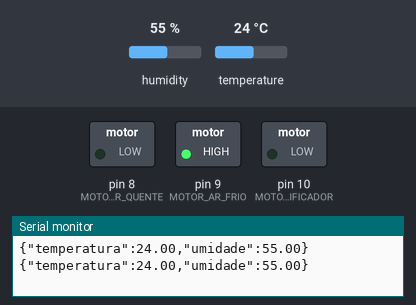
Simulated run of this sketch. Board: Arduino Uno, built with avr-gcc and run on an emulated ATmega328P. On the bench: switched loads named in the sketch (green lamp = pin HIGH), the last lines printed to the serial monitor. The test bench sets the inputs (shaded band); at power-on: humidity 55 %, temperature 24 °C.

Above: at 2.8 s.
2.9 s: humidity set to 42 %
5.6 s: humidity set to 38 %
At 6.6 s:
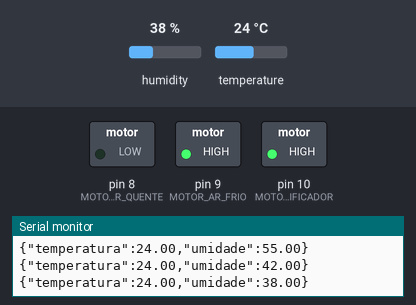
8.3 s: temperature set to 22 °C
At 11.3 s:
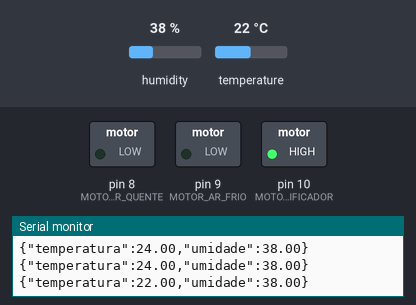
11.6 s: temperature set to 12 °C
14.3 s: temperature set to 9 °C
At 17.4 s:
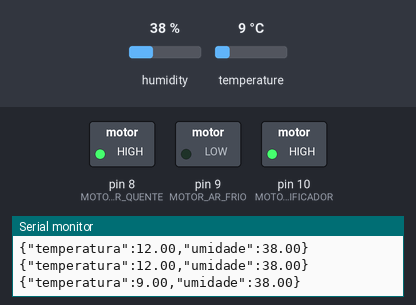
17.7 s: humidity set to 40 %
At 18.7 s:
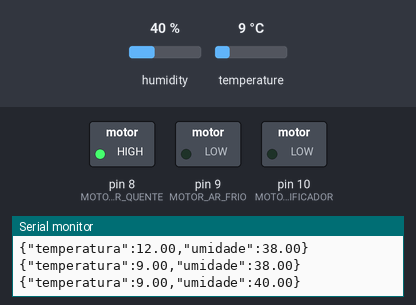
Timing chart, 0 to 20.7 s (numbered marks = the images above; inputs shaded):
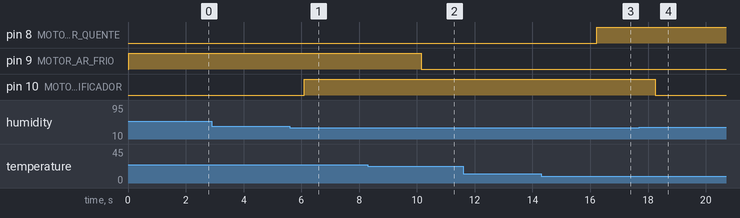

The sketch:

arduino.ino
```cpp
#include <DHT.h>

#define DHTPIN 2
#define DHTTYPE DHT11

#define MOTOR_AR_QUENTE 8
#define MOTOR_AR_FRIO 9
#define MOTOR_UMIDIFICADOR 10

DHT dht(DHTPIN, DHTTYPE);

void setup() {
  Serial.begin(9600);
  dht.begin();

  pinMode(MOTOR_AR_QUENTE, OUTPUT);
  pinMode(MOTOR_AR_FRIO, OUTPUT);
  pinMode(MOTOR_UMIDIFICADOR, OUTPUT);

  digitalWrite(MOTOR_AR_QUENTE, LOW);
  digitalWrite(MOTOR_AR_FRIO, LOW);
  digitalWrite(MOTOR_UMIDIFICADOR, LOW);
}

void loop() {
  float temperatura = dht.readTemperature();
  float umidade = dht.readHumidity();

  if (isnan(temperatura) || isnan(umidade)) {
    Serial.println("{\"error\":\"Erro ao ler o sensor DHT11\"}");
    delay(2000);
    return;
  }

  // === Envia dados em JSON para o Node.js ===
  Serial.print("{\"temperatura\":");
  Serial.print(temperatura);
  Serial.print(",\"umidade\":");
  Serial.print(umidade);
  Serial.println("}");

  // === Controle automático dos motores ===
  if (temperatura < 11) {
    digitalWrite(MOTOR_AR_QUENTE, HIGH);
    digitalWrite(MOTOR_AR_FRIO, LOW);
  } else if (temperatura > 23) {
    digitalWrite(MOTOR_AR_FRIO, HIGH);
    digitalWrite(MOTOR_AR_QUENTE, LOW);
  } else {
    digitalWrite(MOTOR_AR_FRIO, LOW);
    digitalWrite(MOTOR_AR_QUENTE, LOW);
  }

  if (umidade < 40) {
    digitalWrite(MOTOR_UMIDIFICADOR, HIGH);
  } else {
    digitalWrite(MOTOR_UMIDIFICADOR, LOW);
  }

  // Espera 2 segundos antes da próxima leitura
  delay(2000);
}
```

Measured:
- the behaviour switches between 40 and 39 % on humidity (found by bisection; images 0 and 1)
- the behaviour switches between 24 and 23 °C on temperature (found by bisection; images 1 and 2)
- the behaviour switches between 11 and 10 °C on temperature (found by bisection; images 2 and 3)
- after the input at 5.6 s, pin 10 (MOTOR_UMIDIFICADOR): LOW → HIGH after 0.50 s
- after the input at 8.3 s, pin 9 (MOTOR_AR_FRIO): HIGH → LOW after 1.8 s
- after the input at 14.3 s, pin 8 (MOTOR_AR_QUENTE): LOW → HIGH after 1.9 s
- after the input at 17.7 s, pin 10 (MOTOR_UMIDIFICADOR): HIGH → LOW after 0.54 s
